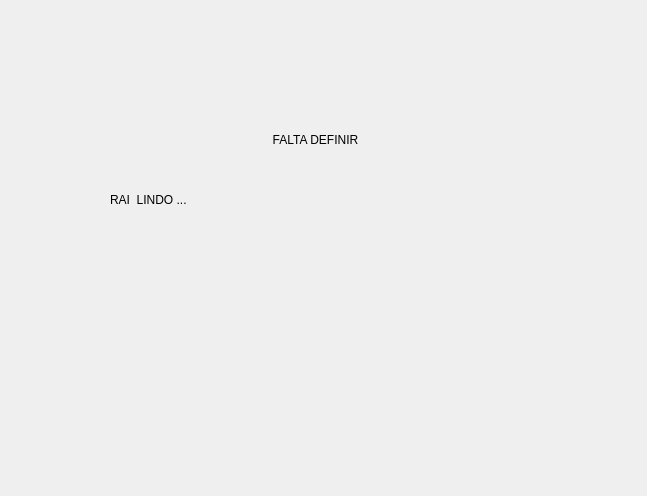
<?xml version="1.0" encoding="UTF-8"?>
<ui version="4.0">
 <class>Dialog</class>
 <widget class="QDialog" name="Dialog">
  <property name="geometry">
   <rect>
    <x>0</x>
    <y>0</y>
    <width>647</width>
    <height>496</height>
   </rect>
  </property>
  <property name="windowTitle">
   <string>Dialog</string>
  </property>
  <widget class="QLabel" name="label">
   <property name="geometry">
    <rect>
     <x>70</x>
     <y>130</y>
     <width>491</width>
     <height>20</height>
    </rect>
   </property>
   <property name="text">
    <string>FALTA DEFINIR</string>
   </property>
   <property name="alignment">
    <set>Qt::AlignCenter</set>
   </property>
  </widget>
  <widget class="QLabel" name="label_2">
   <property name="geometry">
    <rect>
     <x>110</x>
     <y>190</y>
     <width>271</width>
     <height>20</height>
    </rect>
   </property>
   <property name="text">
    <string>RAI  LINDO ...</string>
   </property>
  </widget>
 </widget>
 <resources/>
 <connections/>
</ui>
